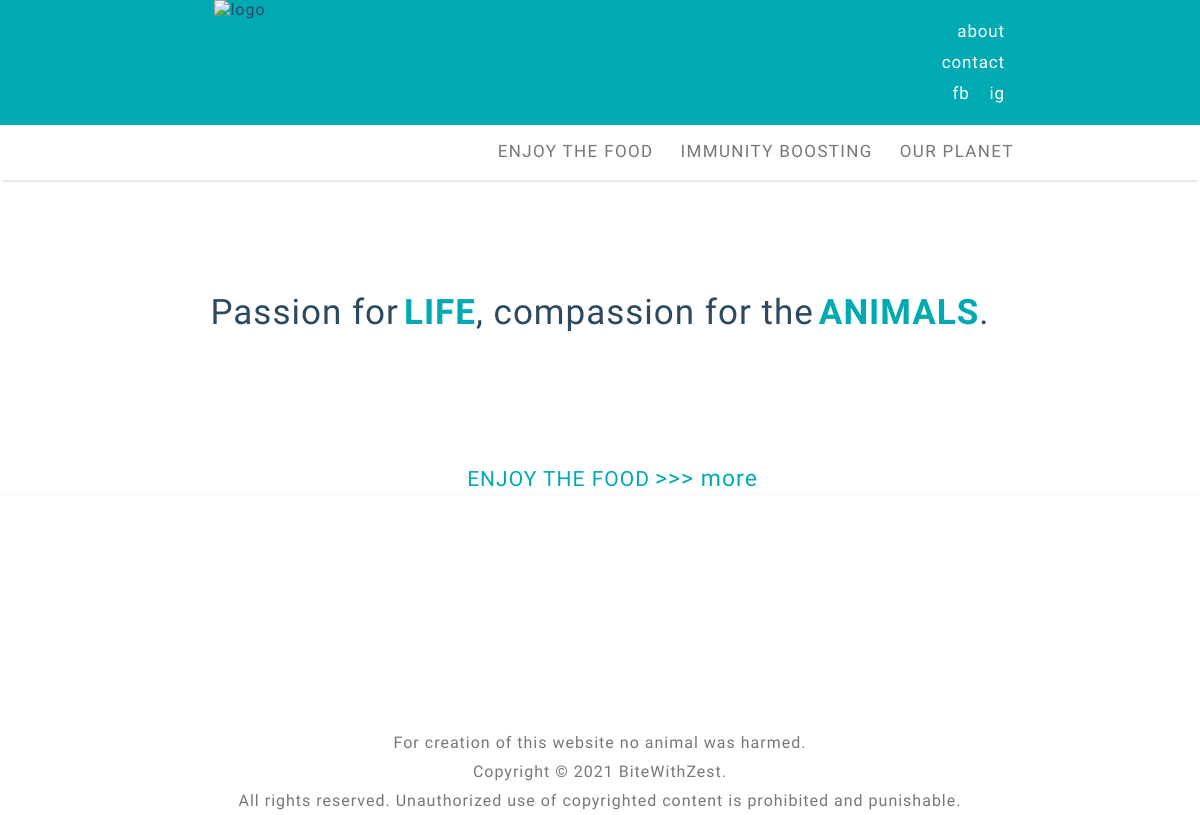
The app's page /, older data.
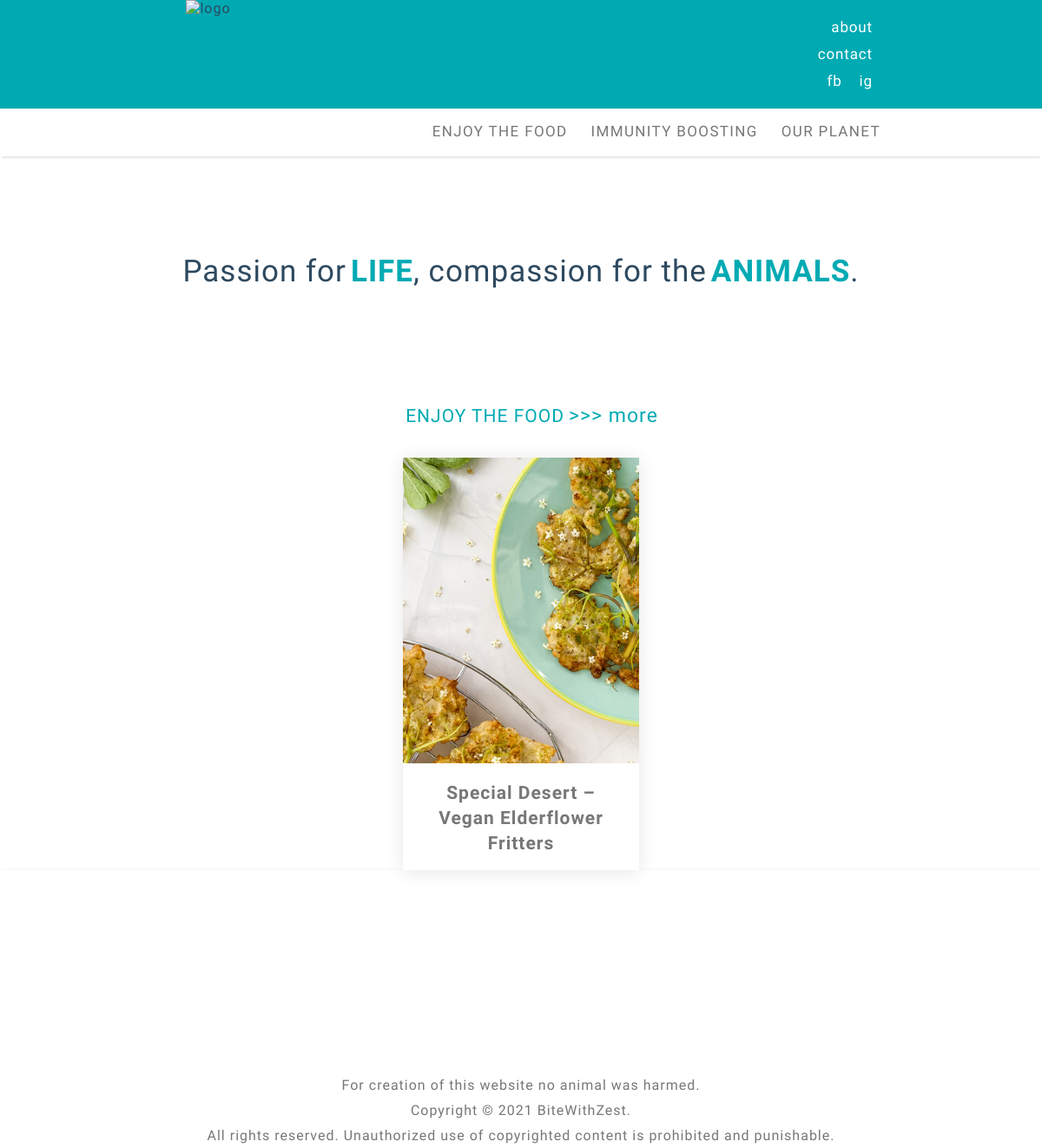
The same page, newer data.
### blog/models.py (models this page shows, shortened)
class Category(models.Model):
    description = models.CharField(max_length=200, unique=True)
    status = models.IntegerField(choices=STATUS, default=0)
    slug = models.SlugField(max_length=200,unique=True, default='')
    class Meta:
        verbose_name_plural = 'Categories'

class Post(models.Model):
    titleplus = models.CharField(max_length=200, default='')
    author = models.ForeignKey(User, on_delete= models.CASCADE,related_name='blog_posts')
    updated_on = models.DateTimeField(auto_now= True)
    created_on = models.DateTimeField(auto_now_add=True)
    custom_date = models.DateTimeField(null= True,blank=True)
    category = models.CharField(max_length=200, choices=category_list, default='')
    subcategory = models.CharField(max_length=200, choices=subcategory_list, default='uncategorized')
    status = models.IntegerField(choices=STATUS, default=0)
    thumbnail = models.FileField(upload_to=path_and_rename,blank=True)
    thumbnail_desc = models.CharField(max_length=200,default='',blank=True)
    opener_pic= models.FileField(upload_to=path_and_rename_opener,blank=True)
    intro = RichTextUploadingField()
    title = models.CharField(max_length=200, unique=True)
    slug = models.SlugField(max_length=200, unique=True)
    maintext = RichTextUploadingField(default='')
    intro1 = RichTextUploadingField(default='',blank=True)
    intro_pic= models.FileField(upload_to=path_and_rename_intro,blank=True)
    intro_pic_desc = models.CharField(max_length=200,default='',blank=True)
    legend = RichTextField(default='',blank=True)
    add_pic = models.FileField(upload_to=path_and_rename_add,blank=True)
    add_pic_desc = models.CharField(max_length=200,default='',blank=True)
    ingredients = RichTextField(blank=True)
    preparationtext = RichTextUploadingField(default='',blank=True)
    main_pic = models.FileField(upload_to=path_and_rename_main,blank=True)
    main_pic_desc = models.CharField(max_length=200,default='',blank=True)
    tip = RichTextField(default='',blank=True)
    relates_to = models.ForeignKey('self', on_delete=models.CASCADE, default=1)
    relates_to_desc = models.CharField(max_length=300,default='',blank=True)
    outro = RichTextUploadingField(default='',blank=True)
    class Meta:
        ordering = ['-created_on']
        verbose_name_plural = 'Posts'

### blog/views.py (the view)
# urls.py: path('', views.PostList.as_view(), name='home'),
class PostList(generic.ListView):
    model = Post
    template_name = 'index.html'
    def get_context_data(self, **kwargs):
        context = super(PostList, self).get_context_data(**kwargs)
        shared_context(context)
        return context

### blog/views.py (called while the page is built)
def shared_context(context):
    cat_queryset = Category.objects.all()
    context['cat_list'] = cat_queryset.filter(status=1).order_by('-id')
    context['cat_list_asc'] = cat_queryset.filter(status=1).order_by('id')
    subcat_queryset = SubCategory.objects.all()
    context['subcat_list'] = subcat_queryset.filter(status=1).order_by('-id')
    context['subcat_list_asc'] = subcat_queryset.filter(status=1).order_by('id')
    post_queryset = Post.objects.all()
    context['post_cat_list'] = post_queryset.filter(status=1).order_by('-id')
    context['post_subcat_list'] = post_queryset.filter(status=1).order_by('id')
    context['related_posts'] = post_queryset
    context['post_cat1_list'] = post_queryset.filter(category='Enjoy The Food').filter(status=1).order_by('id')
    context['post_cat1'] = Category.objects.get(id=1)

### blog/templates/index.html (shortened to what this page needs)
{% extends "base.html" %}
{% load static %}
{% block post_showcase %}
<div class="gallery">
    <div class="cat-header">
      <div class="post-cat-title">{{post_cat1.description|upper}} </div>
      <div class="post-cat-more"><a href="{% url 'category_view' post_cat1.slug  %}"> >>> more</a></div>
    </div>
    {% for post in post_cat1_list|slice:":3" %}
    <a href="{% url 'post_detail' post.slug  %}">
    <div class="card">
      <div class="card-img">
        <img src="./media/post{{post.id}}/thumbs/post_thumb{{post.id}}.jpg" alt="" />
      </div>
      <div class="card-title">
        <h4>{{ post.titleplus }}</h4>
      </div>
    </div>
  </a>
  {% endfor %}
</div>
{% endblock  %}

### blog/templates/base.html (shortened to what this page needs)
{% load static %}
<!DOCTYPE html>
<html lang="en">
	<head>
		<link rel="stylesheet" href="/static/css/style.css" />
		<link rel="stylesheet" href="/static/css/responsive.css" />
	</head>
<body onresize="resizeWindow()">
<div class="header-wrapper">
	<div class="header">
		<div class="logo">
			<a href="/"><img src="{% static 'img/BwZ_logo_W.png' %}" alt="logo"></a>
		</div>
		<div class="header-nav">
			<ul>
				<li><a href="/">about</a></li>
				<li><a href="javascript:void(0)">contact</a></li>
				<li><a href="javascript:void(0)">fb</a>  <a href="javascript:void(0)">ig</a></li>
			</ul>
		</div>
	</div>
</div>
<div class="topnav-wrapper" id="myTopnavWrapper">
	<div class="topnav" id="myTopnav">
	<div class="desc">
	  {% for category in cat_list %}
	  <div class="dropdown">
		<button class="dropbtn"><a href="{% url 'category_view' category.slug  %}" class="">{{category.description}}</a></button>
	  </div>
	  {% endfor %}
	</div>
  </div>
</div>
	<div class="content" id="content">
		{% if request.resolver_match.url_name  == 'home' %}
	   	 	{% block moto %}
			<div class="moto">Passion for <strong> LIFE</strong>, compassion for the <strong>ANIMALS</strong>.</div>
			{% endblock moto %}
		{% endif %}
		{% block post_showcase %}{% endblock post_showcase %}
	</div>
	{% block footer_showcase %}{% include 'footer.html' %} {% endblock %}
</body>
</html>

Row changes from the older to the newer data that the page shows:
now on this page (row edited): Post: titleplus "Special Desert – Vegan Elderflower Fritters"
